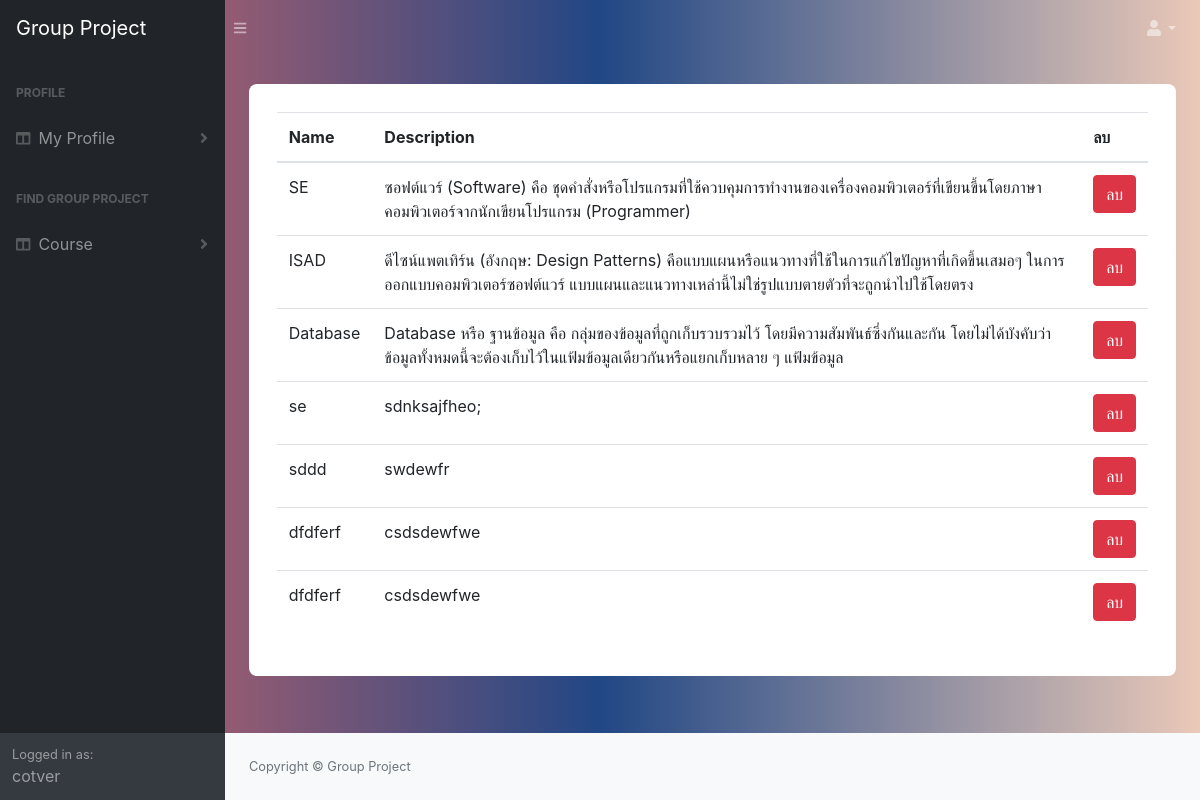
/view_course/ (signed in), run on the app's committed database.
### manage_app/models.py (models this page shows)
class Course(models.Model):
   name = models.CharField(max_length=50)
   desc = models.TextField()
   student = models.ManyToManyField(Student, through='Student_Enroll')
   project = models.ManyToManyField(Project, through='Course_Assign')

### manage_app/views.py (the view)
# urls.py: path('view_course/',views.viewCourse, name='view_course') ,
@login_required
@permission_required('manage_app.delete_course')
def viewCourse(request):
    course = Course.objects.all()
    return render(request, 'manage_app/view_course.html',context={'course':course})

### manage_app/templates/manage_app/view_course.html (shortened to what this page needs)
{% extends 'base.html' %}
{% block content %}
<div class="container emp-profile">
   <form class="form-inline" method="GET" action="{% url 'view_course' %}">
        <br/><br/>
        <table class="table">
            <thead>
                <tr>
                    <th scope="col">Name </th>
                    <th scope="col">Description </th>
                    <th scope="col">ลบ</th>
                </tr>
            </thead>
            <tbody>
               {% for item in course %}
                <tr>
                    <td>{{ item.name }}</td>
                    <td>{{ item.desc }}</td>
                     <td> <a href="{% url 'delete_course' course_id=item.id %}">
                            <div class="btn btn-danger" id="{{item.id}}">ลบ</div>
                        </a>
                    </td>
                </tr>
                {% endfor %}
            </tbody>
        </table>
    </form>
</div>
{% endblock  %}

### templates/base.html (shortened to what this page needs)
<!DOCTYPE html> {% load static %}
<html lang="en">
    <head>
        <link href="{% static 'css/styles.css' %}" rel="stylesheet" />
        <link href="https://cdn.datatables.net/1.10.20/css/dataTables.bootstrap4.min.css" rel="stylesheet" />
    </head>
    <body class="sb-nav-fixed">
        <nav class="sb-topnav navbar navbar-expand navbar-dark " >
            <a class="navbar-brand" href="{%url 'find_project_home' %}">Group Project</a><button class="btn btn-link btn-sm order-1 order-lg-0" id="sidebarToggle" href="#"><i class="fas fa-bars"></i></button
            >
            <ul class="navbar-nav ml-auto ml-md-0">
                <li class="nav-item dropdown">
                    <a class="nav-link dropdown-toggle" id="userDropdown" href="#" role="button" data-toggle="dropdown" aria-haspopup="true" aria-expanded="false"><i class="fas fa-user fa-fw"></i></a>
                </li>
            </ul>
        </nav>
        <div id="layoutSidenav">
            <div id="layoutSidenav_nav">
                <nav class="sb-sidenav accordion sb-sidenav-dark" id="sidenavAccordion">
                    <div class="sb-sidenav-menu">
                        <div class="nav">
                          <div class="sb-sidenav-menu-heading">Profile</div>
                            <a class="nav-link collapsed" href="#" data-toggle="collapse" data-target="#collapseLayouts" aria-expanded="false" aria-controls="collapseLayouts"
                                ><div class="sb-nav-link-icon"><i class="fas fa-columns"></i></div>
                                My Profile
                                <div class="sb-sidenav-collapse-arrow"><i class="fas fa-angle-down"></i></div
                            ></a>
                            <div class="sb-sidenav-menu-heading">Find Group Project</div>
                            <a class="nav-link collapsed" href="#" data-toggle="collapse" data-target="#collapseLayouts" aria-expanded="false" aria-controls="collapseLayouts"
                                ><div class="sb-nav-link-icon"><i class="fas fa-columns"></i></div>
                                Course
                                <div class="sb-sidenav-collapse-arrow"><i class="fas fa-angle-down"></i></div
                            ></a>
                        </div>
                    </div>
                    <div class="sb-sidenav-footer">
                        <div class="small">Logged in as:</div>
                        {{request.user.username}}
                    </div>
                </nav>
            </div>
            <div id="layoutSidenav_content">
                <main>
                    <div class="container-fluid">
                      {% block content %}
                      {% endblock  %}
                    </div>
                </main>
                <footer class="py-4 bg-light mt-auto">
                    <div class="container-fluid">
                        <div class="d-flex align-items-center justify-content-between small">
                            <div class="text-muted">Copyright &copy; Group Project </div>
                        </div>
                    </div>
                </footer>
            </div>
        </div>
    </body>
</html>

### manage_app/templates/manage_app/view_course.html (style rules this page uses)
body { background: -webkit-linear-gradient(left, #D96767, #214785, #EAC9B8); }
.emp-profile { padding: 3%; margin-top: 3%; margin-bottom: 3%; border-radius: 0.5rem; background: #fff; }

### data on the page
Course: name "SE", desc "ซอฟต์แวร์ (Software) คือ ชุดคำสั่งหรือโปรแกรมที่ใช้ควบคุมการทำงานของเครื่องคอมพิวเตอร์ที่เขียนขึ้นโดยภาษาคอมพิวเตอร์จากนักเขียนโปรแกรม (Programmer)"
Course: name "ISAD", desc "ดีไซน์แพตเทิร์น (อังกฤษ: Design Patterns) คือแบบแผนหรือแนวทางที่ใช้ในการแก้ไขปัญหาที่เกิดขึ้นเสมอๆ ในการออกแบบคอมพิวเตอร์ซอฟต์แวร์ แบบแผนและแนวทางเหล่านี้ไม่ใช่รูปแบบตายตัวที่จะถูกนำไปใช้โดยตรง"
Course: name "Database", desc "Database หรือ ฐานข้อมูล คือ กลุ่มของข้อมูลที่ถูกเก็บรวบรวมไว้ โดยมีความสัมพันธ์ซึ่งกันและกัน โดยไม่ได้บังคับว่าข้อมูลทั้งหมดนี้จะต้องเก็บไว้ในแฟ้มข้อมูลเดียวกันหรือแยกเก็บหลาย ๆ แฟ้มข้อมูล"
Course: name "se", desc "sdnksajfheo;"
Course: name "sddd", desc "swdewfr"
Course: name "dfdferf", desc "csdsdewfwe"
Course: name "dfdferf", desc "csdsdewfwe"

### other printed values
{{ request.user.username }} "cotver"
